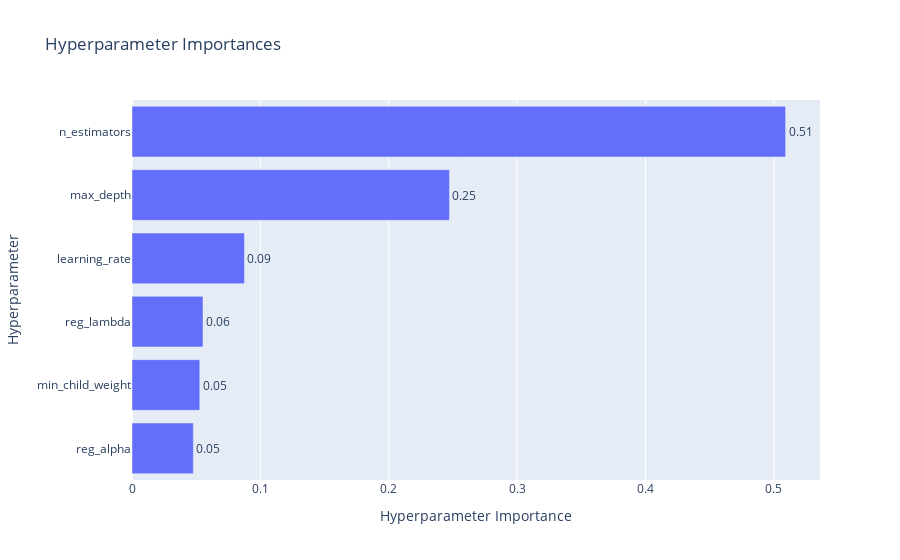

Write notebook code for a chart like this one.
### Code cell
plot_param_importances(study_xgb)

### Figure 1 — Plotly figure (JSON) as saved in the notebook; plotly's stock layout.template omitted (floating-point values rounded to 4 significant figures)
{"data": [{"cliponaxis": false, "hovertemplate": ["reg_alpha (FloatDistribution): 0.047797258003776204<extra></extra>", "min_child_weight (IntDistribution): 0.05280474341446469<extra></extra>", "reg_lambda (FloatDistribution): 0.0553130108510159<extra></extra>", "learning_rate (FloatDistribution): 0.08758998763324043<extra></extra>", "max_depth (IntDistribution): 0.24732032798857936<extra></extra>", "n_estimators (IntDistribution): 0.5091746721089234<extra></extra>"], "name": "Objective Value", "orientation": "h", "text": ["0.05", "0.05", "0.06", "0.09", "0.25", "0.51"], "textposition": "outside", "type": "bar", "x": [0.0478, 0.0528, 0.05531, 0.08759, 0.2473, 0.5092], "y": ["reg_alpha", "min_child_weight", "reg_lambda", "learning_rate", "max_depth", "n_estimators"]}], "layout": {"title": {"text": "Hyperparameter Importances"}, "xaxis": {"title": {"text": "Hyperparameter Importance"}}, "yaxis": {"title": {"text": "Hyperparameter"}}}}
